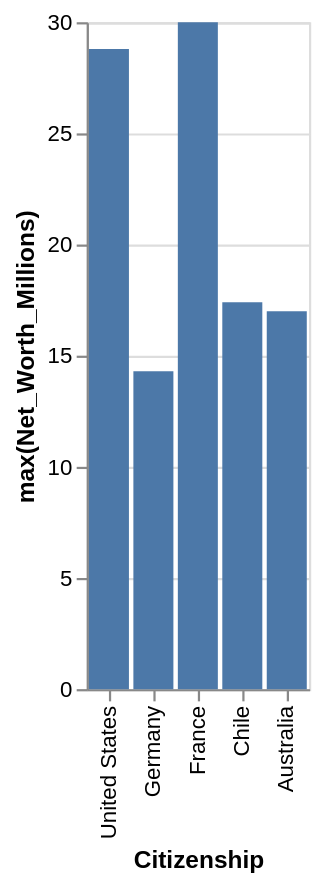

Source (Vega-Lite JSON):
### Vega-Lite specification from a JSON file in a GitHub repository (floating-point values rounded to 4 significant figures)
{"data": {"values": [{"x_data": "United States", "y_data": 28.8}, {"x_data": "Germany", "y_data": 14.3}, {"x_data": "France", "y_data": 30}, {"x_data": "Chile", "y_data": 17.4}, {"x_data": "Australia", "y_data": 17}]}, "mark": "bar", "encoding": {"x": {"field": "x_data", "type": "nominal", "title": "Citizenship", "sort": "descending"}, "y": {"field": "y_data", "type": "quantitative", "title": "max(Net_Worth_Millions)"}}}
